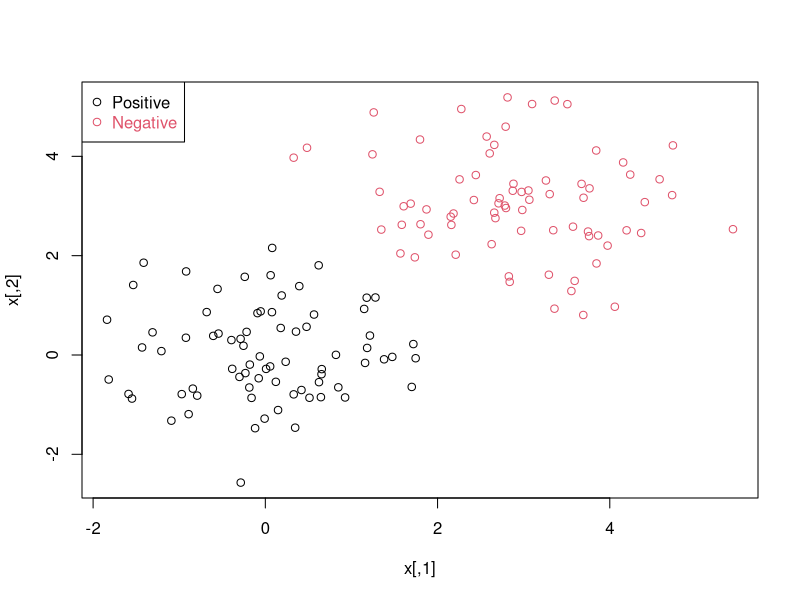
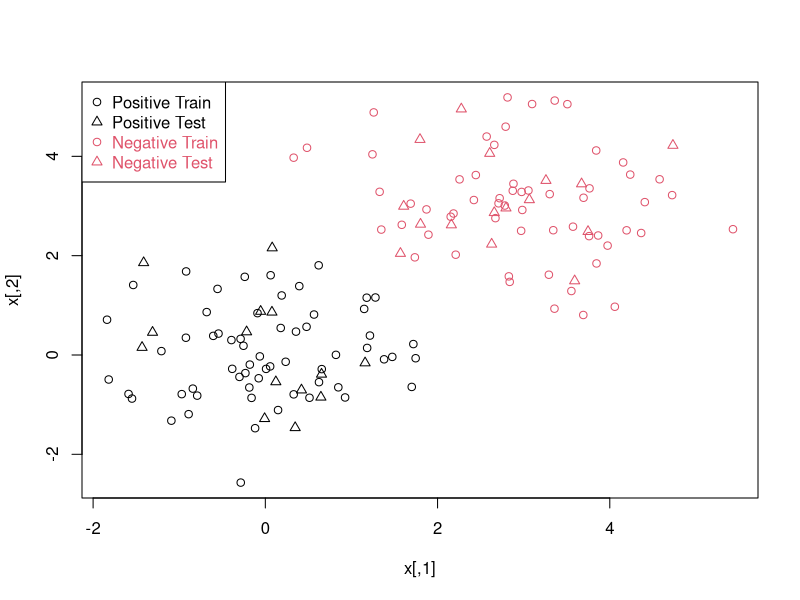

Here is the R script that generated these plots, in order:
###
# SVM Example - 03.20.15
# Talayhan
#
# Reference site: 
#
n <- 150 # number of data points
p <- 2
# dimension
sigma <- 1 # variance of the distribution
meanpos <- 0 # centre of the distribution of positive examples
meanneg <- 3 # centre of the distribution of negative examples
npos <- round(n/2) # number of positive examples
nneg <- n-npos # number of negative examples
# Generate the positive and negative examples
xpos <- matrix(rnorm(npos*p,mean=meanpos,sd=sigma),npos,p)
xneg <- matrix(rnorm(nneg*p,mean=meanneg,sd=sigma),npos,p)
x <- rbind(xpos,xneg)
# Generate the labels
y <- matrix(c(rep(1,npos),rep(-1,nneg)))
# Visualize the data
plot(x,col=ifelse(y>0,1,2))
legend("topleft",c("Positive","Negative"),col=seq(2),pch=1,text.col=seq(2))
#Now we split the data into a training set (80%) and a test set (20%):
## Prepare a training and a test set ##
ntrain <- round(n*0.8) # number of training examples
tindex <- sample(n,ntrain) # indices of training samples
xtrain <- x[tindex,]
xtest <- x[-tindex,]
ytrain <- y[tindex]
ytest <- y[-tindex]

istrain = rep(0,n)
istrain[tindex]=1
# Visualize
plot(x,col=ifelse(y>0,1,2),pch=ifelse(istrain==1,1,2))
legend("topleft",c("Positive Train", "Positive Test","Negative Train","Negative Test"),
col=c(1,1,2,2),pch=c(1,2,1,2),text.col=c(1,1,2,2))
